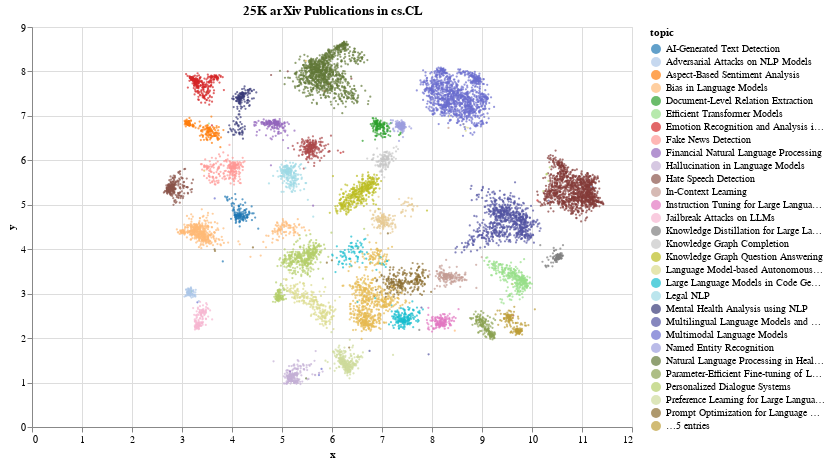

The notebook cell saved with this chart:
### Code cell
custom_color_palette = [
    '#1f77b4', '#aec7e8', '#ff7f0e', '#ffbb78', '#2ca02c',
    '#98df8a', '#d62728', '#ff9896', '#9467bd', '#c5b0d5',
    '#8c564b', '#c49c94', '#e377c2', '#f7b6d2', '#7f7f7f',
    '#c7c7c7', '#bcbd22', '#dbdb8d', '#17becf', '#9edae5',
    '#393b79', '#5254a3', '#6b6ecf', '#9c9ede', '#637939',
    '#8ca252', '#b5cf6b', '#cedb9c', '#8c6d31', '#bd9e39',
    '#e7ba52', '#e7cb94', '#843c39', '#ad494a', '#d6616b'
]

chart = alt.Chart(df).mark_circle(size=5).encode(
    x='x',
    y='y',
    color=alt.Color('topic:N', scale=alt.Scale(range=custom_color_palette)),
    tooltip=['title', 'topic']
).interactive().properties(
    title='25K arXiv Publications in cs.CL',
    width=600,
    height=400,
)
chart.display()

### Figure 1 — Vega specification as saved in the notebook (floating-point values rounded to 4 significant figures; data arrays with more than 128 entries replaced by an {"elided": "..."} marker saying what was removed)
{"$schema": "https://vega.github.io/schema/vega/v5.json", "data": [{"name": "param_5_store"}, {"name": "source_0", "values": {"elided": "11272 records"}}, {"name": "source_0_x_domain_x", "values": [{"min": 2.637, "max": 11.43}]}, {"name": "source_0_y_domain_y", "values": [{"min": 0.966, "max": 8.67}]}, {"name": "source_0_color_domain_topic", "values": [{"topic": "Language Model-based Autonomous Agents and Planning"}, {"topic": "Multimodal Language Models"}, {"topic": "Hallucination in Language Models"}, {"topic": "Multilingual Language Models and Machine Translation"}, {"topic": "Fake News Detection"}, {"topic": "Jailbreak Attacks on LLMs"}, {"topic": "Quantization and Compression of Large Language Models"}, {"topic": "Reasoning Abilities of Large Language Models"}, {"topic": "Speech Recognition and Translation"}, {"topic": "Bias in Language Models"}, {"topic": "Preference Learning for Large Language Models"}, {"topic": "Instruction Tuning for Large Language Models"}, {"topic": "Natural Language Processing in Healthcare"}, {"topic": "Parameter-Efficient Fine-tuning of Large Language Models"}, {"topic": "AI-Generated Text Detection"}, {"topic": "Knowledge Graph Completion"}, {"topic": "Aspect-Based Sentiment Analysis"}, {"topic": "Personalized Dialogue Systems"}, {"topic": "Knowledge Distillation for Large Language Models"}, {"topic": "Emotion Recognition and Analysis in Conversations"}, {"topic": "Mental Health Analysis using NLP"}, {"topic": "Hate Speech Detection"}, {"topic": "Efficient Transformer Models"}, {"topic": "Financial Natural Language Processing"}, {"topic": "Prompt Optimization for Language Models"}, {"topic": "Named Entity Recognition"}, {"topic": "In-Context Learning"}, {"topic": "Legal NLP"}, {"topic": "Text Summarization"}, {"topic": "Retrieval-Augmented Generation"}, {"topic": "Document-Level Relation Extraction"}, {"topic": "Knowledge Graph Question Answering"}, {"topic": "Adversarial Attacks on NLP Models"}, {"topic": "Large Language Models in Code Generation and Programming"}]}], "signals": [{"name": "unit", "value": {}, "on": [{"events": "pointermove", "update": "isTuple(group()) ? group() : unit"}]}, {"name": "param_5", "update": "vlSelectionResolve(\"param_5_store\", \"union\")"}, {"name": "param_5_x", "on": [{"events": [{"source": "view", "type": "dblclick"}], "update": "null"}, {"events": {"signal": "param_5_translate_delta"}, "update": "panLinear(param_5_translate_anchor.extent_x, -param_5_translate_delta.x / width)"}, {"events": {"signal": "param_5_zoom_delta"}, "update": "zoomLinear(domain(\"x\"), param_5_zoom_anchor.x, param_5_zoom_delta)"}]}, {"name": "param_5_y", "on": [{"events": [{"source": "view", "type": "dblclick"}], "update": "null"}, {"events": {"signal": "param_5_translate_delta"}, "update": "panLinear(param_5_translate_anchor.extent_y, param_5_translate_delta.y / height)"}, {"events": {"signal": "param_5_zoom_delta"}, "update": "zoomLinear(domain(\"y\"), param_5_zoom_anchor.y, param_5_zoom_delta)"}]}, {"name": "param_5_tuple", "on": [{"events": [{"signal": "param_5_x || param_5_y"}], "update": "param_5_x && param_5_y ? {unit: \"\", fields: param_5_tuple_fields, values: [param_5_x,param_5_y]} : null"}]}, {"name": "param_5_tuple_fields", "value": [{"field": "x", "channel": "x", "type": "R"}, {"field": "y", "channel": "y", "type": "R"}]}, {"name": "param_5_translate_anchor", "value": {}, "on": [{"events": [{"source": "scope", "type": "pointerdown"}], "update": "{x: x(unit), y: y(unit), extent_x: domain(\"x\"), extent_y: domain(\"y\")}"}]}, {"name": "param_5_translate_delta", "value": {}, "on": [{"events": [{"source": "window", "between": [{"source": "scope", "type": "pointerdown"}, {"source": "window", "type": "pointerup"}], "type": "pointermove", "consume": true}], "update": "{x: param_5_translate_anchor.x - x(unit), y: param_5_translate_anchor.y - y(unit)}"}]}, {"name": "param_5_zoom_anchor", "on": [{"events": [{"source": "scope", "consume": true, "type": "wheel"}], "update": "{x: invert(\"x\", x(unit)), y: invert(\"y\", y(unit))}"}]}, {"name": "param_5_zoom_delta", "on": [{"events": [{"source": "scope", "consume": true, "type": "wheel"}], "update": "pow(1.001, event.deltaY * pow(16, event.deltaMode))", "force": true}]}, {"name": "param_5_modify", "on": [{"events": {"signal": "param_5_tuple"}, "update": "modify(\"param_5_store\", param_5_tuple, true)"}]}], "marks": [{"type": "symbol", "name": "marks", "from": {"data": "source_0"}, "encode": {"update": {"size": {"value": 5}, "tooltip": {"signal": "{\"title\": isValid(datum[\"title\"]) ? datum[\"title\"] : \"\"+datum[\"title\"], \"topic\": isValid(datum[\"topic\"]) ? datum[\"topic\"] : \"\"+datum[\"topic\"]}"}, "y": {"field": "y", "scale": "y"}, "opacity": {"value": 0.7}, "x": {"field": "x", "scale": "x"}, "shape": {"value": "circle"}, "fill": {"field": "topic", "scale": "color"}}}, "clip": true, "style": ["circle"], "interactive": true}], "scales": [{"name": "x", "type": "linear", "domain": [{"signal": "(data(\"source_0_x_domain_x\")[0] || {}).min"}, {"signal": "(data(\"source_0_x_domain_x\")[0] || {}).max"}], "range": [0, {"signal": "width"}], "zero": true, "domainRaw": {"signal": "param_5[\"x\"]"}, "nice": true}, {"name": "y", "type": "linear", "domain": [{"signal": "(data(\"source_0_y_domain_y\")[0] || {}).min"}, {"signal": "(data(\"source_0_y_domain_y\")[0] || {}).max"}], "range": [{"signal": "height"}, 0], "nice": true, "zero": true, "domainRaw": {"signal": "param_5[\"y\"]"}}, {"name": "color", "type": "ordinal", "domain": {"data": "source_0_color_domain_topic", "field": "topic", "sort": true}, "range": ["#1f77b4", "#aec7e8", "#ff7f0e", "#ffbb78", "#2ca02c", "#98df8a", "#d62728", "#ff9896", "#9467bd", "#c5b0d5", "#8c564b", "#c49c94", "#e377c2", "#f7b6d2", "#7f7f7f", "#c7c7c7", "#bcbd22", "#dbdb8d", "#17becf", "#9edae5", "#393b79", "#5254a3", "#6b6ecf", "#9c9ede", "#637939", "#8ca252", "#b5cf6b", "#cedb9c", "#8c6d31", "#bd9e39", "#e7ba52", "#e7cb94", "#843c39", "#ad494a", "#d6616b"]}], "axes": [{"scale": "x", "ticks": false, "aria": false, "zindex": 0, "grid": true, "maxExtent": 0, "gridScale": "y", "tickCount": {"signal": "ceil(width/40)"}, "labels": false, "domain": false, "orient": "bottom", "minExtent": 0}, {"scale": "y", "minExtent": 0, "labels": false, "domain": false, "maxExtent": 0, "grid": true, "tickCount": {"signal": "ceil(height/40)"}, "orient": "left", "aria": false, "ticks": false, "gridScale": "x", "zindex": 0}, {"scale": "x", "title": "x", "labelFlush": true, "orient": "bottom", "tickCount": {"signal": "ceil(width/40)"}, "zindex": 0, "labelOverlap": true, "grid": false}, {"scale": "y", "grid": false, "orient": "left", "labelOverlap": true, "tickCount": {"signal": "ceil(height/40)"}, "zindex": 0, "title": "y"}], "title": {"text": "25K arXiv Publications in cs.CL", "frame": "group"}, "legends": [{"fill": "color", "symbolType": "circle", "title": "topic", "encode": {"symbols": {"update": {"opacity": {"value": 0.7}}}}}], "width": 600, "padding": 5, "height": 400, "style": "cell", "background": "white"}
